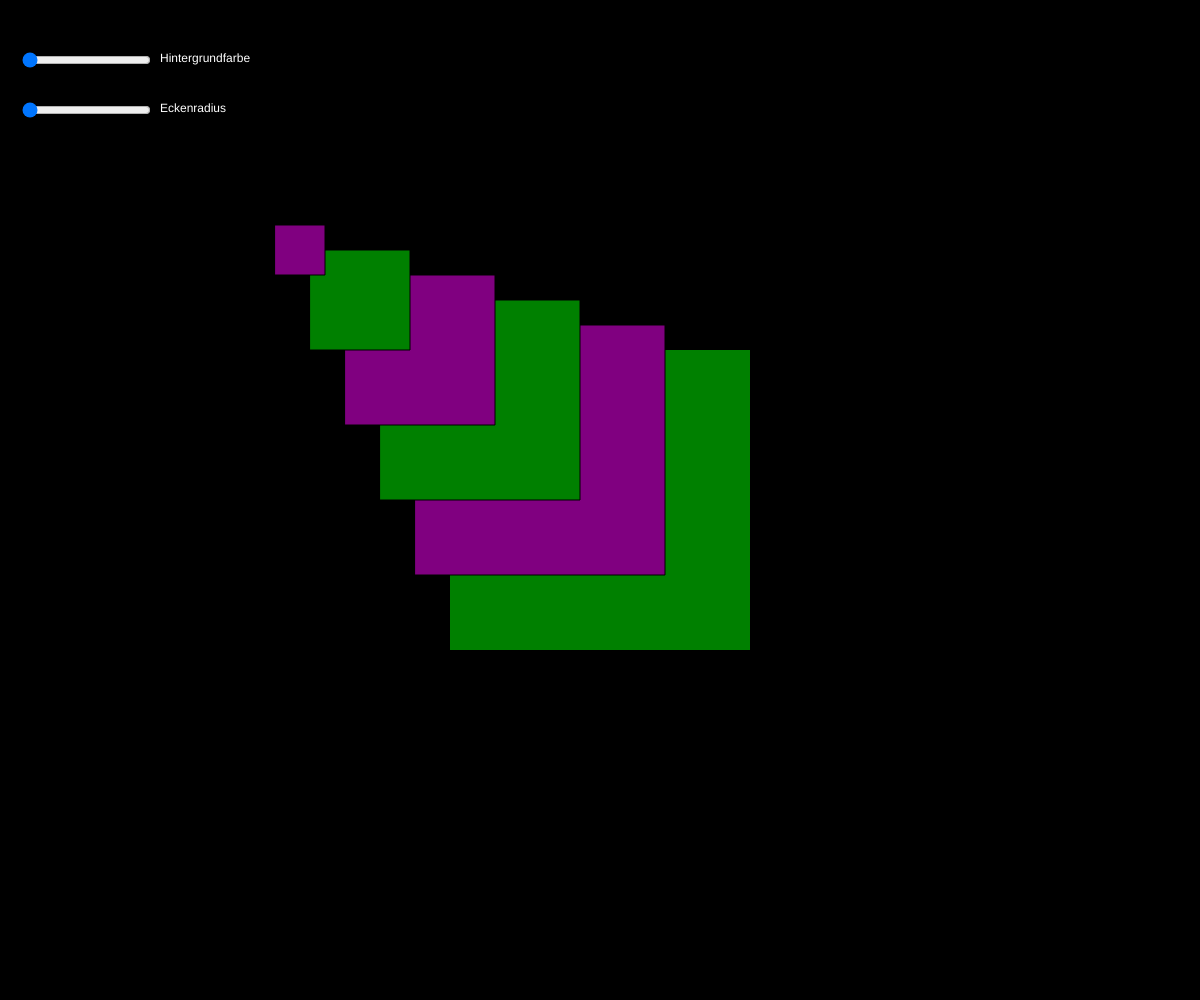
Frame 1 (no input)
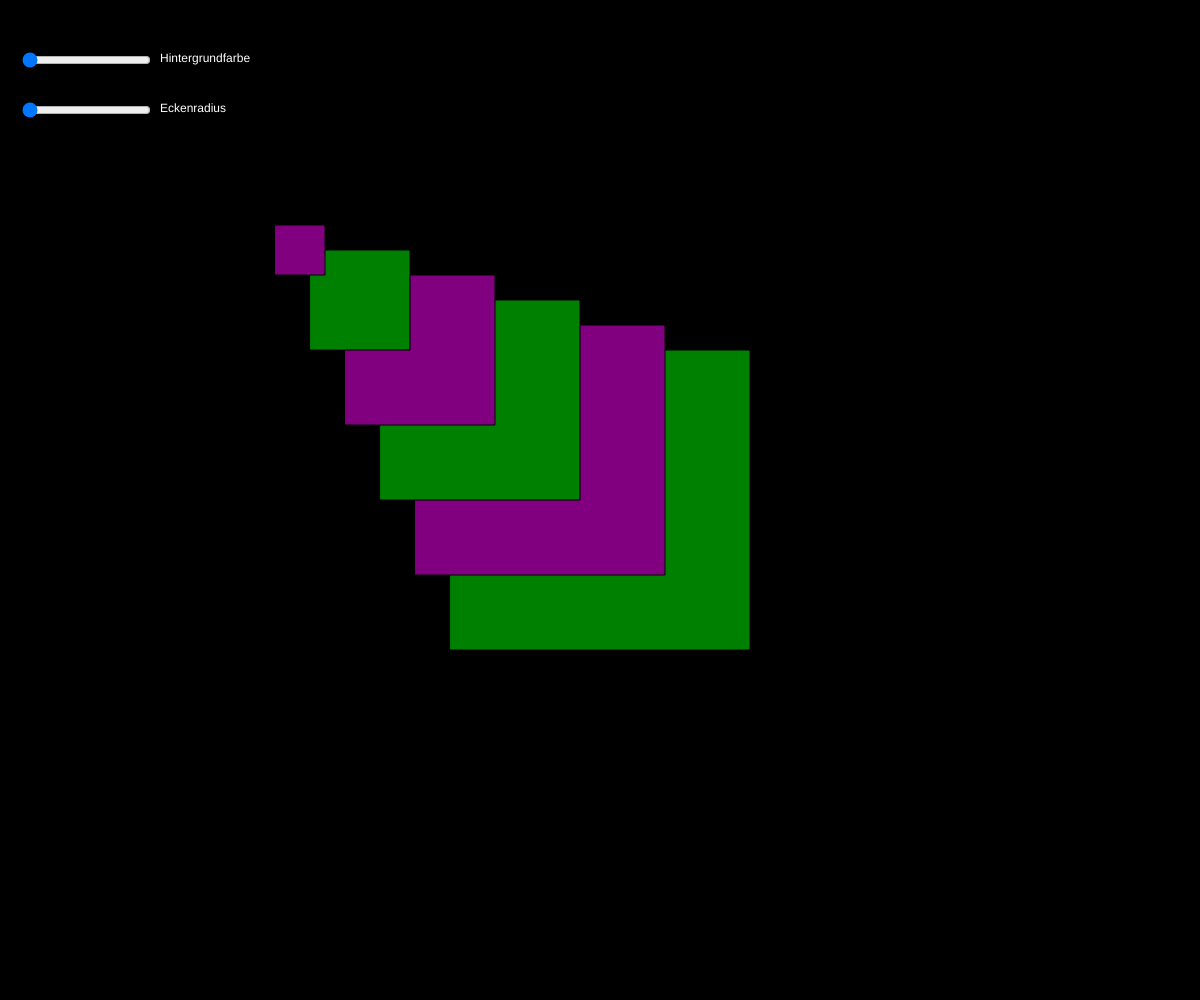
Frame 60 (no input)
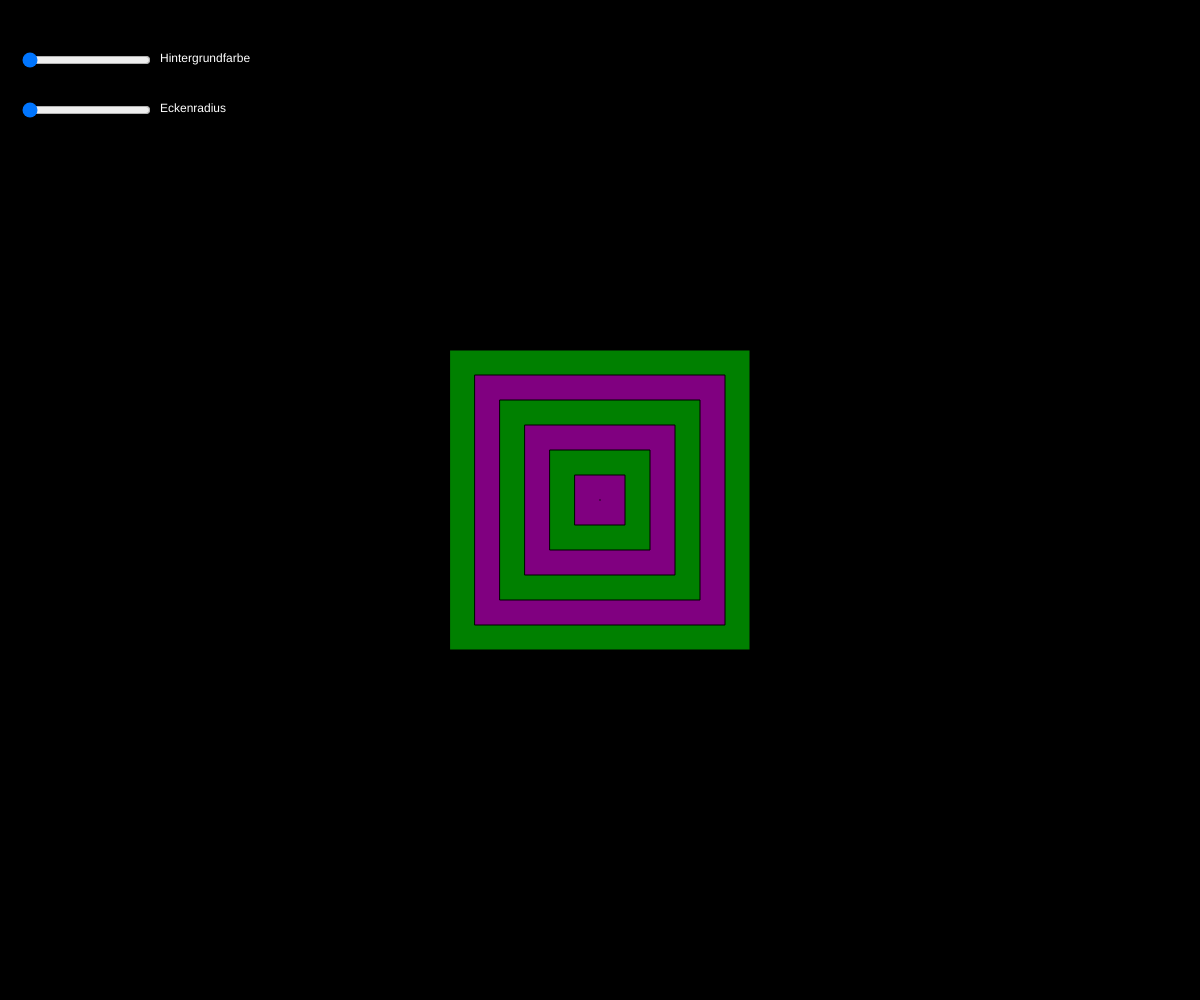
Frame 120 (the mouse pressed at the canvas centre since frame 60)

The p5.js sketch that drew these frames (run headless with seeded random() and noise() and a simulated clock; from frame 60 on, the mouse is pressed at the canvas centre):

// p5.js sketch
// ── sketch.js
//Slider für Hintergrundfarbe
let sliderFarbe;

//Slider für Eckenradius
let sliderEcken;


function setup() {
  createCanvas(windowWidth, windowHeight);
  rectMode(CENTER);
  noStroke();

  //Slider mit Bereich und Startwert
  sliderFarbe = createSlider(0, 100, 0);
  sliderFarbe.position(20, 50);

  sliderEcken = createSlider(0, 15, 0);
  sliderEcken.position(20, 100);

}

function draw() {

  //Aktuelle Werte der Slider lesen
  let farbe = sliderFarbe.value();
  let radius = sliderEcken.value();

  //Hintergrundfarbe von Schwarz zu Weiss mappen
  let grau = map(farbe, 0, 100, 0, 255);
  background(grau);

  //Abstand der Maus zur Mitte
  let abstandX = (mouseX - width / 2) / 10;
  let abstandY = (mouseY - height / 2) / 10;

  //Farben der Formen definieren
  let blau = color(0, 200, 255);
  let pink = color(230, 0, 130);


  //Formen in wechselnder Farbe gelistet

  rect(width / 2, height / 2, 300, 300, radius);

  i=0;
  f=6;
  w=300;
  h=300;

    for (let i=0; i<7; i++){
    let f=6-i;
    if (f%2==0){
      fill("green");
    }
    else{
      fill("purple");
    }
    console.log(i);
    rect(width / 2 + abstandX * i, height / 2 + abstandY * i, f*50, f*50, radius);
    fill("white");
    stroke("black");
}


  

  //Beschriftungen der Slider
  if (grau < 128) {
    fill(255); // heller Text auf dunklem Hintergrund
  } else {
    fill(0);   // dunkler Text auf hellem Hintergrund
  }

  textSize(12);
  text('Hintergrundfarbe', 160, 62);
  text('Eckenradius', 160, 112);


}
//Canvas an die Fenstergrösse anpassen
function windowResized() {
  resizeCanvas(windowWidth, windowHeight);
}
